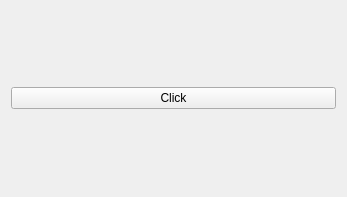
<?xml version="1.0" encoding="UTF-8"?>
<ui version="4.0">
 <class>Widget</class>
 <widget class="QWidget" name="Widget">
  <property name="geometry">
   <rect>
    <x>0</x>
    <y>0</y>
    <width>347</width>
    <height>197</height>
   </rect>
  </property>
  <property name="windowTitle">
   <string>MyApp</string>
  </property>
  <layout class="QVBoxLayout" name="verticalLayout">
   <item>
    <widget class="QPushButton" name="myButton">
     <property name="text">
      <string>Click</string>
     </property>
    </widget>
   </item>
  </layout>
 </widget>
 <resources/>
 <connections/>
</ui>
